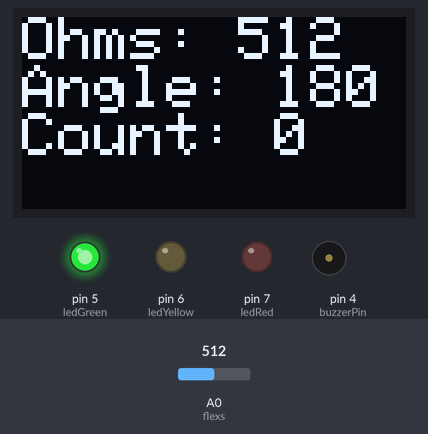
A sketch run on a simulated Arduino Uno, built with avr-gcc and run on an emulated ATmega328P. Parts: 128×64 one-colour display, output pins drawn as LEDs (lit = HIGH), buzzer (waves = sounding, pin HIGH). The inputs (shaded band) are chosen by the test bench; at power-on: A0 (flexs) = 512. What the sketch prints to the serial monitor is not drawn.

Above: at 1.3 s.
1.4 s: A0 (flexs) set to 299
At 2.8 s:
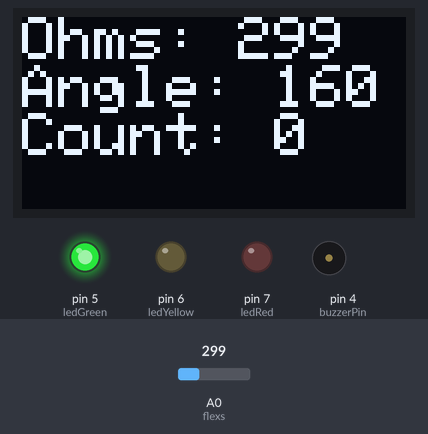
3.1 s: A0 (flexs) set to 268
At 3.9 s:
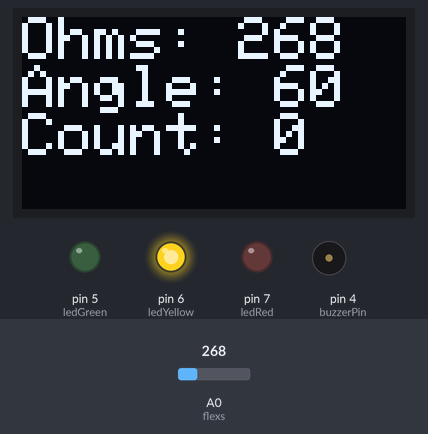
4.7 s: A0 (flexs) set to 240
At 6.1 s:
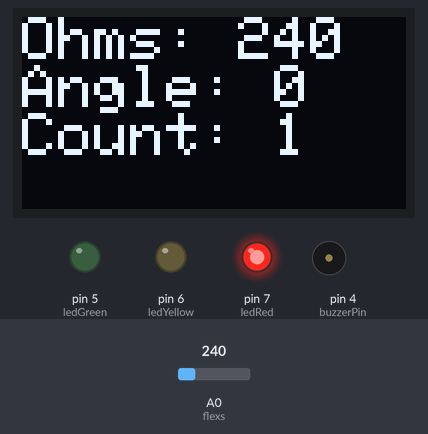
Timing chart, 0 to 7.7 s (numbered marks = the images above; inputs shaded):
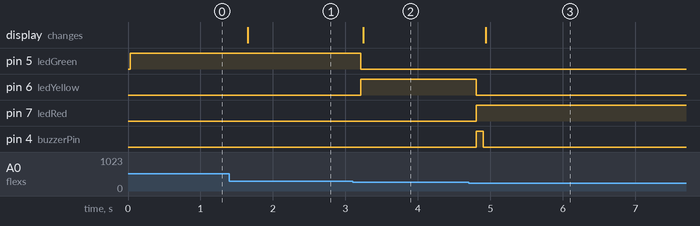

The sketch:

IOT-BASED-ELBOW-JOINT-REHABILITATION-MONITORING-SYSTEM.ino
```cpp
#include <Wire.h>
#include <Adafruit_GFX.h>
#include <Adafruit_SSD1306.h>

#define SCREEN_WIDTH 128
#define SCREEN_HEIGHT 64
#define OLED_RESET -1

Adafruit_SSD1306 display(SCREEN_WIDTH, SCREEN_HEIGHT, &Wire, OLED_RESET);

const int flexs = A0;
int ledRed = 7;
int ledYellow = 6;
int ledGreen = 5;
int buzzerPin = 4; // Define the pin for the buzzer

int transmissionCount = 0;
bool inCycle = false;

void setup() {
  Serial.begin(9600);
  pinMode(flexs, INPUT);
  pinMode(ledRed, OUTPUT);
  pinMode(ledYellow, OUTPUT);
  pinMode(ledGreen, OUTPUT);
  pinMode(buzzerPin, OUTPUT); // Set the buzzer pin as an output

  if (!display.begin(SSD1306_SWITCHCAPVCC, 0x3C)) {
    Serial.println(F("SSD1306 allocation failed"));
    for (;;);
  }

  display.clearDisplay();
  display.setTextColor(WHITE);
  display.setTextSize(2); // Set text size to 2
}

void loop() {
  int flexResistance = analogRead(flexs);
  int elbowAngle;

  if (flexResistance <= 250) {
    elbowAngle = 0; // Set angle to 0 for resistance less than or equal to 250 ohms
  } else {
    elbowAngle = ((flexResistance - 250) / 3) * 10; // Increment 10 degrees for each 3 ohms rise in resistance
    if (elbowAngle > 180) {
      elbowAngle = 180;
    }
  }

  // Update LED states based on elbow angle
  if (elbowAngle < 45 || elbowAngle == 0) {
    digitalWrite(ledRed, HIGH);
    digitalWrite(ledYellow, LOW);
    digitalWrite(ledGreen, LOW);
  } else if (elbowAngle >= 45 && elbowAngle <= 110) { // Modified condition to turn on green LED when angle is less than or equal to 110
    digitalWrite(ledRed, LOW);
    digitalWrite(ledYellow, HIGH);
    digitalWrite(ledGreen, LOW);
  } else {
    digitalWrite(ledRed, LOW);
    digitalWrite(ledYellow, LOW);
    digitalWrite(ledGreen, HIGH);
  }

  // Check for cycle transition
  if (!inCycle && elbowAngle >= 110) {
    inCycle = true;
  } else if (inCycle && elbowAngle <= 10) {
    transmissionCount++;
    // Activate the buzzer when count increments
    digitalWrite(buzzerPin, HIGH);
    delay(100); // Buzzer on time
    digitalWrite(buzzerPin, LOW);
    inCycle = false; // Reset cycle flag when elbowAngle goes below or equal to 10 degrees
  }

  display.clearDisplay();
  display.setCursor(0, 0);
  display.print("Ohms: ");
  display.print(flexResistance);
  display.println("");
  display.print("Angle: ");
  display.print(elbowAngle);
  display.println("");
  display.print("Count: ");
  display.println(transmissionCount);
  display.display();

  delay(500);

  Serial.print("Resistance: ");
  Serial.print(flexResistance);
  Serial.print(" ohm | Elbow Angle: ");
  Serial.print(elbowAngle);
  Serial.println(" deg");
  Serial.print("Cycle Count: ");
  Serial.println(transmissionCount);
}
```

Measured:
- the behaviour switches between 286 and 285 on A0 (flexs) (found by bisection; images 1 and 2)
- after the input at 1.4 s, the display: changes after 0.25 s (image 1)
- after the input at 3.1 s, pin 5 (ledGreen): HIGH → LOW after 0.11 s; pin 6 (ledYellow): LOW → HIGH after 0.11 s; the display: changes after 0.14 s (image 2)
- after the input at 4.7 s, pin 6 (ledYellow): HIGH → LOW after 0.10 s; pin 7 (ledRed): LOW → HIGH after 0.10 s; pin 4 (buzzerPin): LOW → HIGH after 0.10 s, → LOW 0.10 s later; the display: changes after 0.23 s (image 3)
